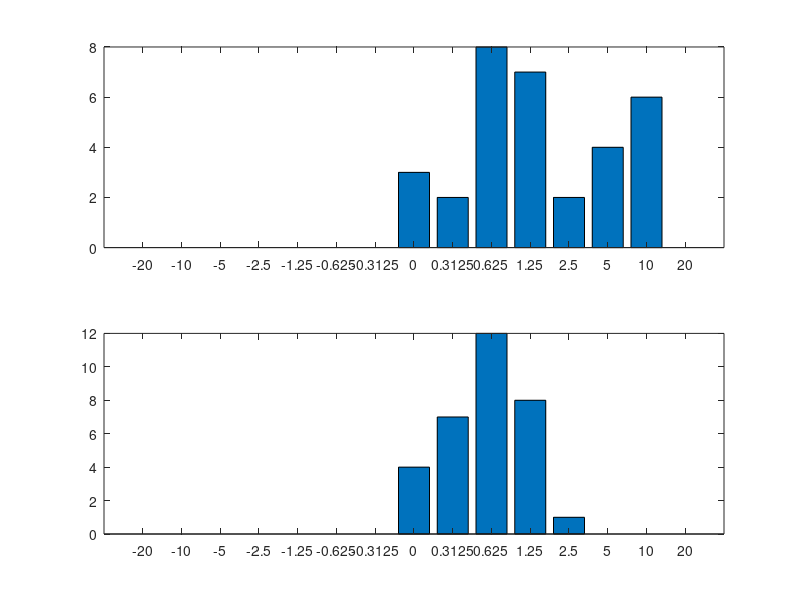

This chart was generated by the following MATLAB code:
function [resp_mean_all, makefake_baselines, Wratio_opt] = make_fake_data_for_poplike_Alex

% clear
plotflag = 0;

% N = 41;
N = 32;
% N = 512;
hdg = -10:0.1:10;
heading = [-10 -3.5 -1.3 0 1.3 3.5 10];
coh= [.16 0.6];
nu_coh = length(coh);

% mean_vis = 15;
% slope_vis = 4;
% offset_vis = 15;
% offset_coh = 15;
% mean_ves = 30;
% slope_ves = 1.5;

% mean_vis = 60;
% slope_vis = 6;
% offset_vis = 0;
% offset_coh = 20; 
% mean_ves = 30;
% slope_ves = 2.5;

% % this matches the mean cong tunings very well:
% mean_vis = 15;
% slope_vis = 1.6;
% offset_vis = 19;
% offset_coh = -8;
% mean_ves = 14.8;
% slope_ves = .41;

% NO! that was incorrect! re-check plot_tunings! this is better:
mean_vis = 16;
slope_vis = 1.7;
offset_vis = 11;
offset_coh = 0;
mean_ves = 21;
slope_ves = .41;


f_1 = mean_vis*coh + offset_vis + offset_coh*(1-coh);
f_1_prime = slope_vis*coh;
f_2 = ones(1,nu_coh)*mean_ves;
f_2_prime = ones(1,nu_coh)*slope_ves;

% figure; plot(hdg,f_2_prime(1)*hdg + f_2(1),'k',hdg,f_1_prime(1)*hdg + f_1(1),'m',hdg,f_1_prime(2)*hdg + f_2(2),'r');

% weight_2 = (f_1.*f_2_prime)./(f_1_prime.*f_2);
    
for n = 1:N

	makefake_baselines(n) = mean([mean_ves mean_vis]);

    % randomize overall slopes, but relative slope across conditions is
    % fixed (all cells are congruent and should have same optimal weight)
%     randomize = rand-0.5;
%     randomize = rand/2+0.2 * sign(randn);
%     randomize = (rand+1) * sign(randn);
    
    randomize = sign(randn)*(randn+1);
    
% 	randomize = (randn+1);
    % .08, 08, .2, .4 = standard set
	% occasionally make one cue nearly flat, to simulate blowing up of Wopt
    if n < 5
        f_ves(n,:) = f_2_prime(1)*hdg*randomize*.08 + f_2(1) + round((rand-0.5)*15);
    else
        f_ves(n,:) = f_2_prime(1)*hdg*randomize + f_2(1) + round((rand-0.5)*15);
    end
    if n > 4 && n < 9
        f_vislow(n,:) = f_1_prime(1)*hdg*randomize*.08 + f_1(1) + round((rand-0.5)*15);
        f_vishigh(n,:) = f_1_prime(2)*hdg*randomize*.2 + f_1(2) + round((rand-0.5)*15);
    elseif n > 8 && n < 15
        f_vislow(n,:) = f_1_prime(1)*hdg*randomize*.2 + f_1(1) + round((rand-0.5)*15);
        f_vishigh(n,:) = f_1_prime(2)*hdg*randomize*.4 + f_1(2) + round((rand-0.5)*15);
    else
        f_vislow(n,:) = f_1_prime(1)*hdg*randomize + f_1(1) + round((rand-0.5)*15);
        f_vishigh(n,:) = f_1_prime(2)*hdg*randomize + f_1(2) + round((rand-0.5)*15);
    end    
    
    % shift up negative-going cells
    if min(f_ves(n,:)) < 0
        f_ves(n,:) = f_ves(n,:) - min(f_ves(n,:)) + 1;
    end
    if min(f_vislow(n,:)) < 0
        f_vislow(n,:) = f_vislow(n,:) - min(f_vislow(n,:)) + 1;
    end
    if min(f_vishigh(n,:)) < 0
        f_vishigh(n,:) = f_vishigh(n,:) - min(f_vishigh(n,:)) + 1;
    end

    % optimal weights from Alex's equation: f1*f2prime / f1prime*f2 ; REMEMBER CUE 2 IS VESTIBULAR IN ALEX'S STUFF!
    weight_2_low(n,:) = (f_vislow(n,2:end).*diff(f_ves(n,:))) ./ (diff(f_vislow(n,:)).*f_ves(n,2:end));
    weight_2_high(n,:) = (f_vishigh(n,2:end).*diff(f_ves(n,:))) ./ (diff(f_vishigh(n,:)).*f_ves(n,2:end));
    Wratio_opt{n} = [mean(weight_2_low(n,100)) mean(weight_2_high(n,100))]; % 65:135 is -3.5 to 3.5 hdg, 100 is zero
    
    a = 1; % this is somewhat arbitrary -- could also draw a random value
    f_comblow(n,:) = a*(median(weight_2_low(n,:))*f_ves(n,:) + f_vislow(n,:)); 
    f_combhigh(n,:) = a*(median(weight_2_high(n,:))*f_ves(n,:) + f_vishigh(n,:));
    
%     if min(f_comblow(n,:)) < 0
%         f_comblow(n,:) = f_comblow(n,:) - min(f_comblow(n,:)) + 1;
%     end
%     if min(f_vishigh(n,:)) < 0
%         f_combhigh(n,:) = f_combhigh(n,:) - min(f_combhigh(n,:)) + 1;
%     end
    
    if plotflag
%         figure(10);plot(hdg,f_ves(n,:),'k');hold on;
%         figure(11);plot(hdg,f_vislow(n,:),'m');hold on;
%         figure(12);plot(hdg,f_vishigh(n,:),'r');hold on;
%         and/or:
%         if n==1
            figure(102); clf; plot(hdg,f_ves(n,:),'k'); hold on;
            plot(hdg,f_vislow(n,:),'m');
            plot(hdg,f_vishigh(n,:),'r');
%             plot(hdg,f_comblow(n,:),'c');
%             plot(hdg,f_combhigh(n,:),'b');
            title(num2str([median(weight_2_low(n,:)) median(weight_2_high(n,:))]));
            pause;
%         end
    end
    
    for i = 1:length(heading)
        i_index = find(round(hdg*10) == round(heading(i)*10)); % fix matlab rounding problem
        i_index = i_index(1);
        resp_mean_all{n}{1,2,1}(i) = f_ves(n,i_index);
        resp_mean_all{n}{2,2,1}(i) = f_vislow(n,i_index);
        resp_mean_all{n}{2,2,2}(i) = f_vishigh(n,i_index);
%         resp_mean_all{n}{3,2,1}(i) = f_comblow(n,i_index);
%         resp_mean_all{n}{3,2,2}(i) = f_combhigh(n,i_index);
    end
end
% figure; plot(hdg,mean(f_vislow),'m',hdg,mean(f_ves),'k',hdg,mean(f_vishigh),'r');
% ylim([10 35]);

% n=7;
% n=16;
% figure; plot(hdg,f_vislow(n,:),'m',hdg,f_ves(n,:),'k',hdg,f_vishigh(n,:),'r');

centers = [-20 -10 -5 -2.5 -1.25 -.625 -.3125];
centers = [centers 0 fliplr(centers)*-1];
figure;
subplot(2,1,1);
bar(hist(weight_2_low(:,100),centers)); set(gca,'XTickLabel',centers)
subplot(2,1,2);
bar(hist(weight_2_high(:,100),centers)); set(gca,'XTickLabel',centers)

% centers = [-20 -10 -5 -2.5 -1.25 -.625 -.3125];
% centers = [centers 0 fliplr(centers)*-1];
% figure;
% subplot(2,1,1);
% bar(hist(asdf(1:2:63),centers)); set(gca,'XTickLabel',centers)
% subplot(2,1,2);
% bar(hist(asdf(2:2:64),centers)); set(gca,'XTickLabel',centers)

return




